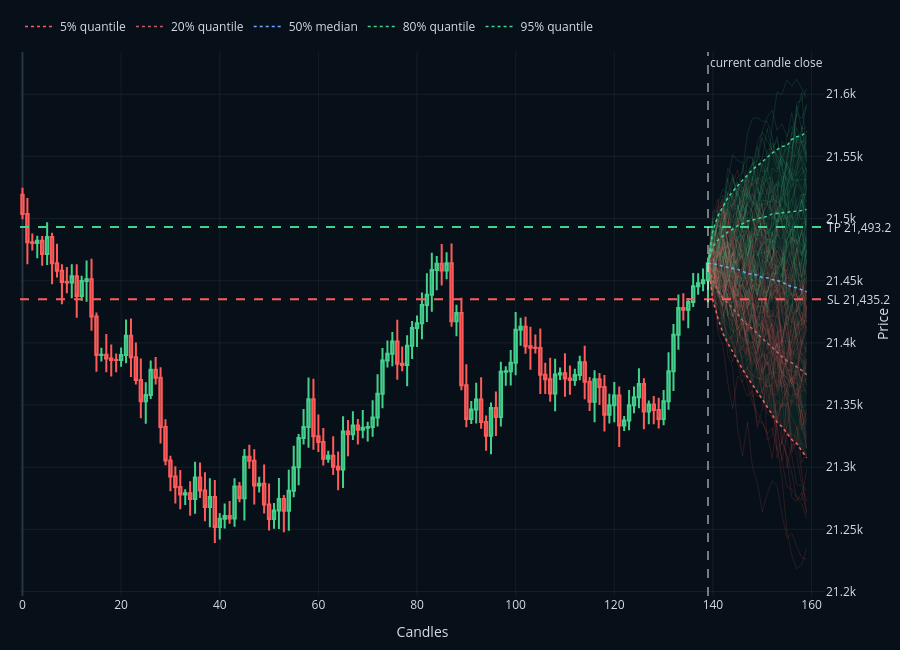

The cell this chart's notebook holds for it:
### Code cell
fig = make_price_path_figure(
    df=model_df,
    paths=jump_paths,
    metrics=jump_metrics,
    max_paths=120,
)

fig.show()
